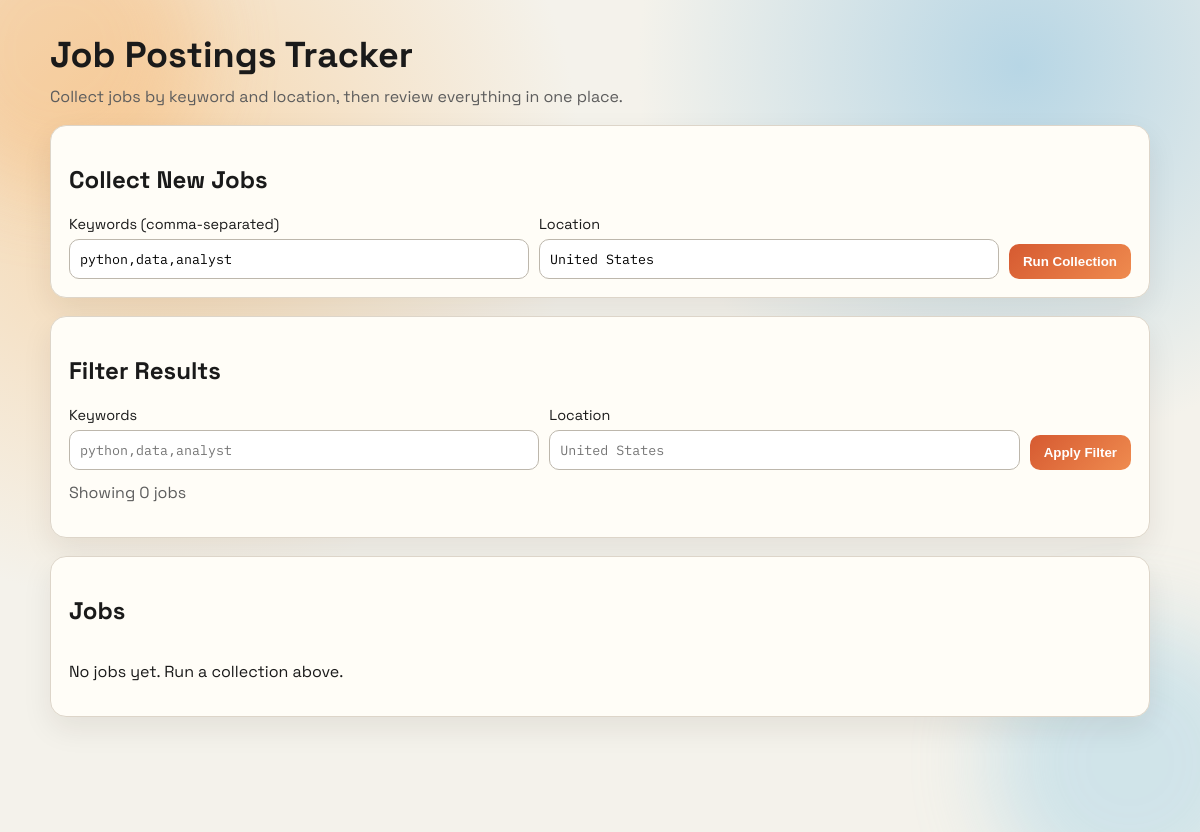
Before: / with the older database file.
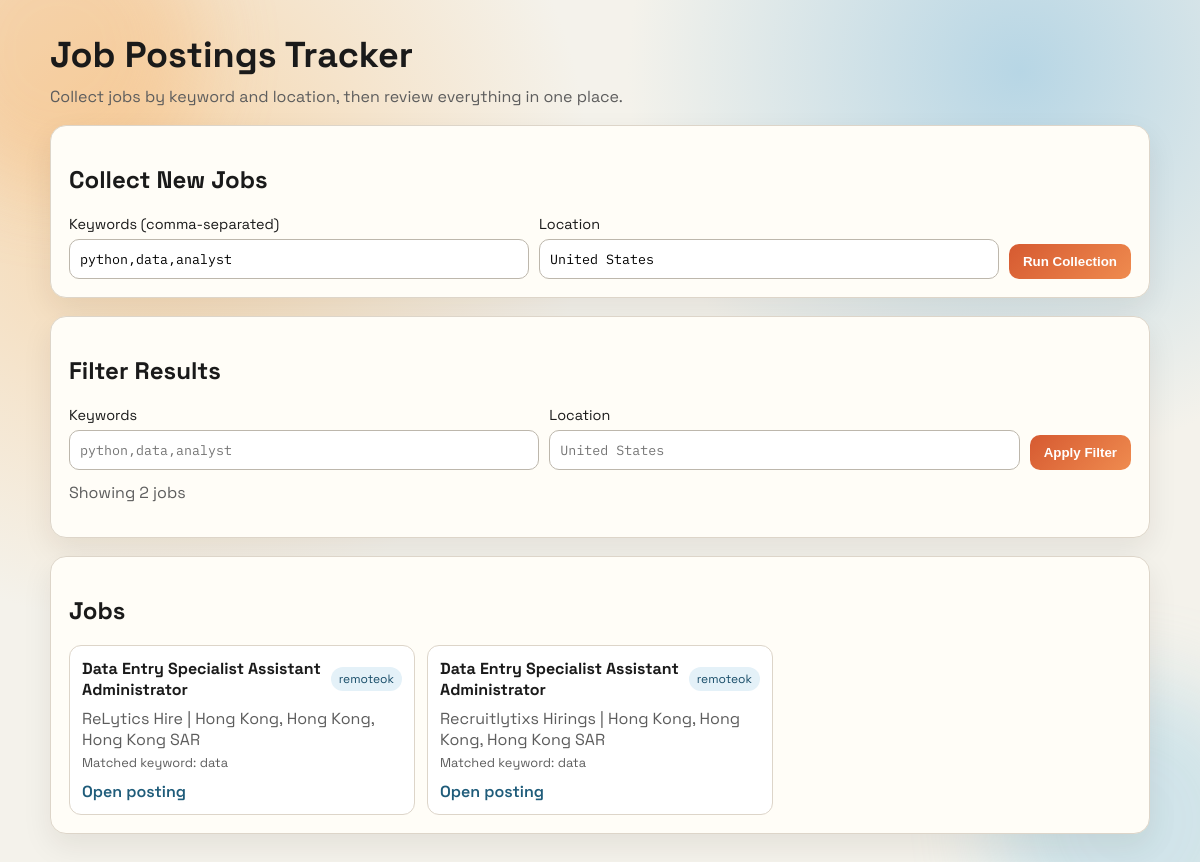
After: the same page with the newer database file.
### app/models.py (models this page shows)
class JobPosting(Base):
    __tablename__ = "job_postings"
    __table_args__ = (
        UniqueConstraint("source", "source_id", name="uq_source_source_id"),
    )
    id: Mapped[int] = mapped_column(Integer, primary_key=True, index=True)
    source: Mapped[str] = mapped_column(String(50), index=True)
    source_id: Mapped[str] = mapped_column(String(255), index=True)
    title: Mapped[str] = mapped_column(String(500))
    company: Mapped[str] = mapped_column(String(255), default="Unknown")
    location: Mapped[str] = mapped_column(String(255), default="Unknown")
    description: Mapped[str] = mapped_column(Text, default="")
    url: Mapped[str] = mapped_column(String(1000), default="")
    posted_at: Mapped[str] = mapped_column(String(100), default="")
    matched_keyword: Mapped[str] = mapped_column(String(100), default="")
    collected_at: Mapped[datetime] = mapped_column(DateTime, default=datetime.utcnow, index=True)

### app/main.py (the view)
@app.get("/")
def home(request: Request, keywords: str = "", location: str = ""):
    all_jobs = get_latest_jobs(limit=300)
    filtered_jobs = filter_jobs(all_jobs, keywords, location)
    return templates.TemplateResponse(
        "index.html",
        {
            "request": request,
            "jobs": filtered_jobs,
            "job_count": len(filtered_jobs),
            "default_keywords": settings.default_keywords,
            "default_location": settings.default_location,
            "keywords": keywords,
            "location": location,
        },
    )

### templates/index.html (shortened to what this page needs)
<!DOCTYPE html>
<html lang="en">
<head>
    <link rel="stylesheet" href="/static/style.css" />
</head>
<body>
    <div class="glow glow-a"></div>
    <div class="glow glow-b"></div>
    <main class="container">
        <section class="hero">
            <h1>Job Postings Tracker</h1>
            <p>Collect jobs by keyword and location, then review everything in one place.</p>
        </section>
        <section class="panel">
            <h2>Collect New Jobs</h2>
            <form action="/collect" method="post" class="form-grid">
                <label>
                    Keywords (comma-separated)
                    <input name="keywords" value="{{ keywords or default_keywords }}" />
                </label>
                <label>
                    Location
                    <input name="location" value="{{ location or default_location }}" />
                </label>
                <button type="submit">Run Collection</button>
            </form>
        </section>
        <section class="panel">
            <h2>Filter Results</h2>
            <form action="/" method="get" class="form-grid">
                <label>
                    Keywords
                    <input name="keywords" value="{{ keywords }}" placeholder="python,data,analyst" />
                </label>
                <label>
                    Location
                    <input name="location" value="{{ location }}" placeholder="United States" />
                </label>
                <button type="submit">Apply Filter</button>
            </form>
            <p class="count">Showing {{ job_count }} jobs</p>
        </section>
        <section class="panel">
            <h2>Jobs</h2>
            <div class="job-list">
                {% for job in jobs %}
                <article class="job-card">
                    <header>
                        <h3>{{ job.title }}</h3>
                        <span class="pill">{{ job.source }}</span>
                    </header>
                    <p class="meta">{{ job.company }} | {{ job.location }}</p>
                    <p class="small">Matched keyword: {{ job.matched_keyword or 'n/a' }}</p>
                    <a href="{{ job.url }}" target="_blank" rel="noopener noreferrer">Open posting</a>
                </article>
                {% else %}
                <p>No jobs yet. Run a collection above.</p>
                {% endfor %}
            </div>
        </section>
    </main>
</body>
</html>

### static/style.css (style rules this page uses)
:root { --bg: #f4f2eb; --panel: #fffdf7; --ink: #1a1a1a; --muted: #5d5d5d; --accent: #d65a31; --accent-2: #1f5c7a; --border: #ddd5c9; --shadow: 0 12px 30px rgba(37, 28, 10, 0.08); }
* { box-sizing: border-box; }
body { margin: 0; font-family: "Space Grotesk", sans-serif; color: var(--ink); background: radial-gradient(circle at 12% 20%, #f6d5ab 0%, transparent 35%), radial-gradient(circle at 85% 8%, #b7d6e5 0%, transparent 30%), var(--bg); min-height: 100vh; }
.glow { position: fixed; width: 280px; height: 280px; border-radius: 50%; filter: blur(40px); z-index: 0; opacity: 0.35; }
.glow-a { background: #f6b26b; top: -90px; left: -80px; }
.container { position: relative; z-index: 1; width: min(1100px, 92vw); margin: 32px auto 56px; display: grid; gap: 18px; }
.hero h1 { font-size: clamp(2rem, 3vw, 3rem); margin: 0; }
.hero p { margin: 8px 0 0; color: var(--muted); }
.panel { background: var(--panel); border: 1px solid var(--border); border-radius: 16px; box-shadow: var(--shadow); padding: 18px; animation: rise 400ms ease-out; }
.form-grid { display: grid; grid-template-columns: 1fr 1fr auto; gap: 10px; align-items: end; }
label { font-size: 0.9rem; display: grid; gap: 6px; }
input { width: 100%; border: 1px solid #bdb7ac; border-radius: 10px; padding: 10px; font-family: "IBM Plex Mono", monospace; }
button { border: 0; border-radius: 10px; padding: 10px 14px; font-weight: 700; background: linear-gradient(135deg, var(--accent), #ef8b4f); color: #fff; cursor: pointer; }
.count { margin-top: 12px; color: var(--muted); }
.job-list { display: grid; grid-template-columns: repeat(auto-fill, minmax(260px, 1fr)); gap: 12px; }
.job-card { border: 1px solid var(--border); border-radius: 12px; padding: 12px; background: #fff; }
.job-card header { display: flex; justify-content: space-between; align-items: center; gap: 8px; }
.job-card h3 { margin: 0; font-size: 1rem; }
.pill { background: #e4f1f8; color: #164b67; font-size: 0.75rem; border-radius: 99px; padding: 4px 8px; }
.meta { margin: 8px 0 4px; color: var(--muted); }
.small { margin: 0 0 10px; font-size: 0.8rem; color: var(--muted); }
a { color: var(--accent-2); text-decoration: none; font-weight: 600; }

Changed rows visible on the page:
added JobPosting: title "Data Entry Specialist Assistant Administrator", source "remoteok", company "ReLytics Hire", location "Hong Kong, Hong Kong, Hong Kong SAR", matched_keyword "data"
added JobPosting: title "Data Entry Specialist Assistant Administrator", source "remoteok", company "Recruitlytixs Hirings", location "Hong Kong, Hong Kong, Hong Kong SAR", matched_keyword "data"
Other visible differences:
{{ job_count }}: "0" → "2"
text no longer shown: "No jobs yet. Run a collection above."
